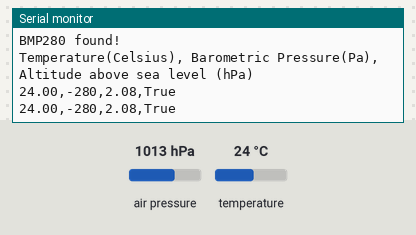
The program below on a simulated Arduino Uno, built with avr-gcc and run on an emulated ATmega328P. On the bench: the last lines printed to the serial monitor. The test bench sets the inputs (shaded band); at power-on: air pressure 1013 hPa, temperature 24 °C.

Above: at 1.2 s.
1.3 s: air pressure set to 952 hPa
At 2.7 s:
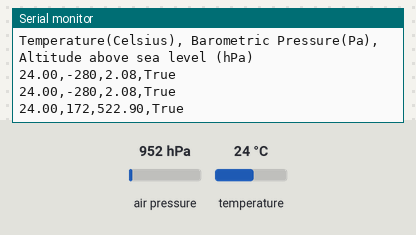
2.8 s: temperature set to 12 °C
At 3.9 s:
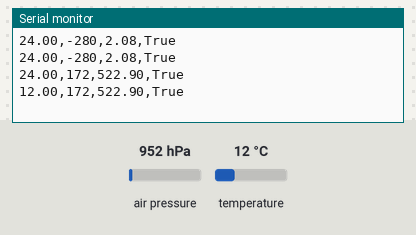
4.3 s: air pressure set to 975 hPa
At 5.0 s:
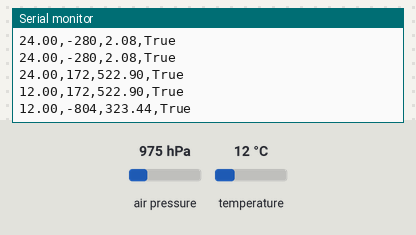
Timing chart, 0 to 7.3 s (numbered marks = the images above; inputs shaded):
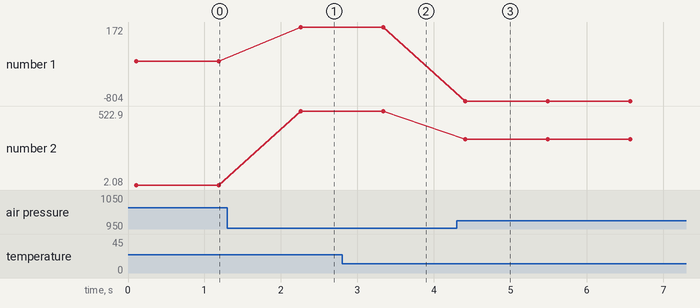

Measured:
- after the input at 1.3 s, the serial monitor: prints a new line after 0.96 s (image 1)
- after the input at 2.8 s, the serial monitor: prints a new line after 0.54 s (image 2)
- after the input at 4.3 s, the serial monitor: prints a new line after 0.12 s (image 3)
- plotted number 1: -280 → 172 after the input at 1.3 s, 172 → -804 after the input at 4.3 s
- plotted number 2: 2.08 → 522.9 after the input at 1.3 s, 522.9 → 323.44 after the input at 4.3 s

The program:

main.cpp
```cpp
#include <Arduino.h>
#include <Adafruit_BMP280.h>
#include "globals.h"

// BMP variables
Adafruit_BMP280 bmp;
float temp;
int pressure;
float alt;

// holds sensor data
String data;

void setup() {

    Serial.begin(BAUDRATE);

    // wait for serial to initialize
    while ( !Serial );

    // Initializing BMP280 using I2C Address 0x76
    if ( !bmp.begin(BMP280_ADDRESS_ALT) ) {
        Serial.println("Could not find a valid BMP280 sensor, check wiring!");
        delay(500);
    }

    Serial.println("BMP280 found!");

    Serial.println("Temperature(Celsius), Barometric Pressure(Pa), Altitude above sea level (hPa)");

}

// On every loop, read temperature, pressure, and altitude and send to SERVER as csv
void loop() {
    // Clear data "buffer"
    data = "";

    // Clear data variables
    temp = 0.0f;
    pressure = 0;
    alt = 0.0f;

    // Take the sum of data measurements
    for(int i = 0; i < NUM_READINGS; i++) {
        temp += bmp.readTemperature(); // Celsius, float
        pressure += bmp.readPressure(); // Pa, int
        alt += bmp.readAltitude(); // meters
    }

    // Calculate the average of data collected
    temp /= NUM_READINGS;
    pressure /= NUM_READINGS;
    alt /= NUM_READINGS;

    data = String(temp) + "," +  String(pressure) + "," + String(alt) + "," + "True"; // temperature,pressure,altitude

    Serial.print(data);
    Serial.println();

    delay(1000);
}
```

globals.h
```cpp
#ifndef GLOBALS_H
#define GLOBALS_H

#include <Arduino.h>

#define BMP_SCL 13
#define BMP_SDA 12

#define BAUDRATE 9600

#define PORT 80
String SSID = "AirRowdy";
String PASSWORD = "";

#define NUM_READINGS 20

#endif
```
